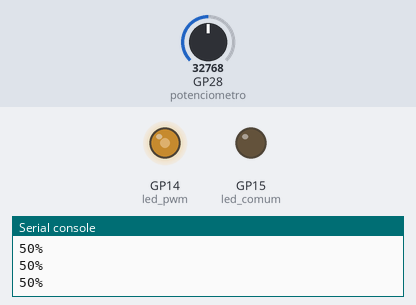
A program run on a simulated Raspberry Pi Pico running MicroPython. On the bench: output pins drawn as LEDs (lit = HIGH), the last lines printed to the serial console. The inputs (shaded band) are chosen by the test bench; at power-on: GP28 (potenciometro) = 32768 (analog values on the 0–65535 scale).

Above: at 1.2 s.
1.3 s: GP28 (potenciometro) set to 45874
At 2.1 s:
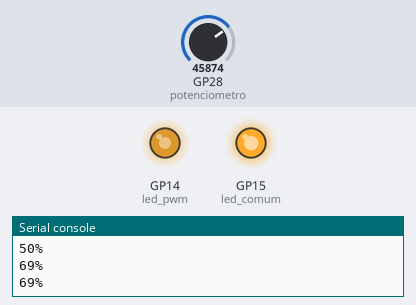
3.0 s: GP28 (potenciometro) set to 57670
At 3.3 s:
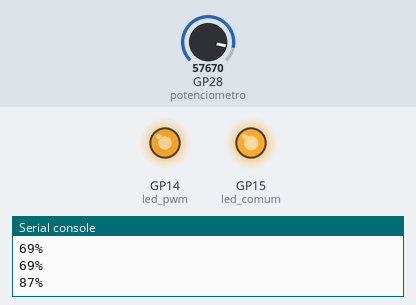
4.5 s: GP28 (potenciometro) set to 7864
At 5.6 s:
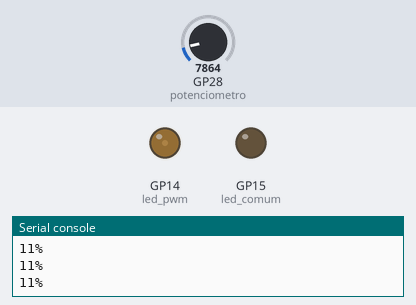
6.0 s: GP28 (potenciometro) set to 0
At 6.8 s:
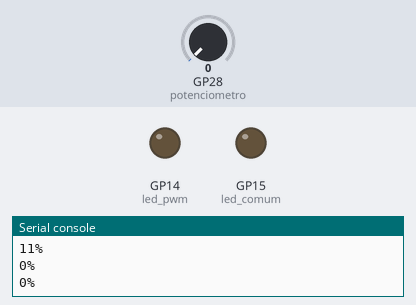
Timing chart, 0 to 8.5 s (numbered marks = the images above; inputs shaded):
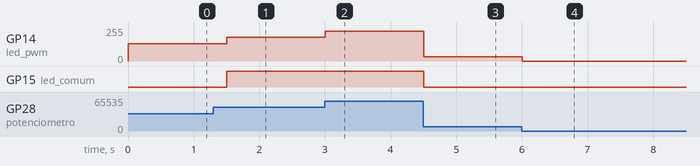

Measured:
- after the input at 1.3 s, GP14 (led_pwm): 128/255 → 178/255 after 0.20 s; GP15 (led_comum): LOW → HIGH after 0.20 s
- after the input at 3.0 s, GP14 (led_pwm): 178/255 → 224/255 at once
- after the input at 4.5 s, GP14 (led_pwm): 224/255 → 31/255 at once; GP15 (led_comum): HIGH → LOW at once
- after the input at 6.0 s, GP14 (led_pwm): 31/255 → 0/255 at once

The program:

POTENCIOMETRO_PORCENTAGEM.py
```python
from machine import Pin, ADC, PWM
from utime import sleep

potenciometro = ADC(28)
led_pwm = PWM(Pin(14))
led_comum = Pin(15, Pin.OUT)

led_pwm.freq(1000)

while True:
    valor = potenciometro.read_u16()
    porcentagem = int((valor * 100) / 65535)

    led_pwm.duty_u16(valor)

    if porcentagem > 50:
        led_comum.value(1)
    else:
        led_comum.value(0)

    print(f"{porcentagem}%")
    sleep(0.5)

    '''
from machine import Pin, ADC, PWM
from utime import sleep

# --- Constantes ---
# Nomear os pinos e valores mágicos facilita a manutenção caso o hardware mude
PIN_POTENCIOMETRO = 28
PIN_LED_PWM = 14
PIN_LED_COMUM = 15
FREQ_PWM = 1000
VALOR_MAX_ADC = 65535

def setup():
    """Configura e retorna os periféricos."""
    potenciometro = ADC(PIN_POTENCIOMETRO)

    led_pwm = PWM(Pin(PIN_LED_PWM))
    led_pwm.freq(FREQ_PWM)

    led_comum = Pin(PIN_LED_COMUM, Pin.OUT)

    return potenciometro, led_pwm, led_comum

def main():
    potenciometro, led_pwm, led_comum = setup()

    print("Sistema iniciado. Pressione Ctrl+C para interromper.")

    try:
        while True:
            # 1. Leitura
            valor_adc = potenciometro.read_u16()

            # 2. Processamento (Cálculo da Porcentagem)
            # A divisão inteira (//) no MicroPython é mais eficiente que converter com int()
            porcentagem = (valor_adc * 100) // VALOR_MAX_ADC

            # 3. Atualização dos Atuadores
            led_pwm.duty_u16(valor_adc)

            # Substitui o bloco if/else. Como a comparação retorna um Booleano (True/False),
            # o MicroPython entende isso nativamente como 1 ou 0 no pino digital.
            led_comum.value(porcentagem > 50)

            # 4. Feedback no terminal
            print(f"Brilho: {porcentagem}%")

            # Delay para evitar sobrecarga (0.1s torna a resposta física mais rápida e fluida que 0.5s)
            sleep(0.1)

    except KeyboardInterrupt:
        # Permite parar o script (Ctrl+C no Thonny) sem gerar um erro feio na tela
        print("\nPrograma encerrado pelo usuário.")

    finally:
        # Bloco de segurança: garante que os LEDs desliguem se o script der erro ou for parado
        led_pwm.duty_u16(0)
        led_comum.value(0)

# Garante que o script só rode se for executado diretamente
if __name__ == "__main__":
    main()
    '''
```
